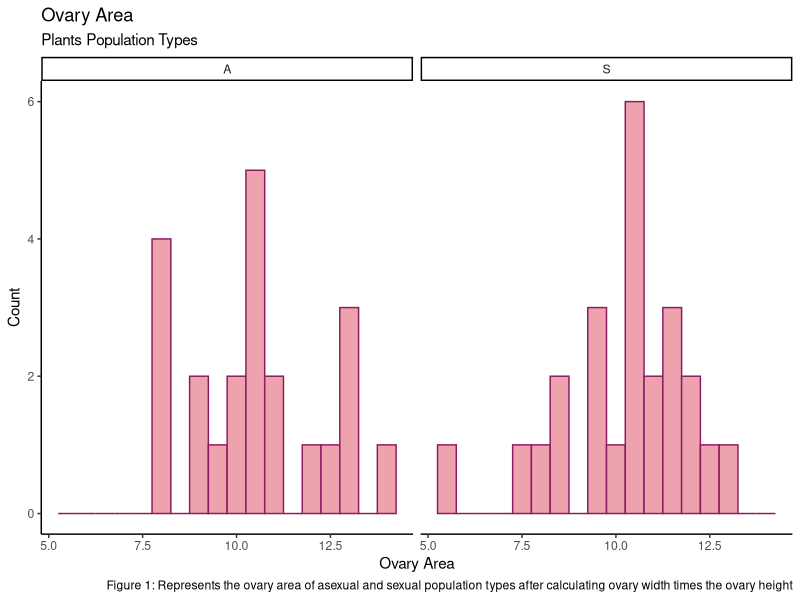

Source code (R):
## ---- chunk 1
knitr::opts_chunk$set(echo = TRUE)
## ---- chunk 2
MyData <- read.csv("A1_Data_Excel.csv")

ovary_width <- MyData$ovary_width
ovary_height <- MyData$ovary_height
MyData$ovary_area <- ovary_width*ovary_height


MyData[MyData == ""] <- NA # Making everything thats "" into NA to later exclude in further calculations 
MyData[MyData == NULL] <- NA # Making everything thats NULL into NA to later exclude in further calculations 
MyData[MyData == "                                                                                                                                             It's lame and counter-productive to upload your data to an AI bot. Luckily, you know better."] <- NA # Making everything thats EXTRA into NA to later exclude in further calculations


cc1_data <- MyData

## ---- chunk 3

area_means <- aggregate(MyData$ovary_area,list(MyData$population_type), mean)

## ---- chunk 4
library(knitr)
kable(area_means, caption = "Summary Table of Ovary Area")

## ---- chunk 5
# Echo runs code but doesn't show, and message runs code but doesn't show messages (in the FALSE)

library(ggplot2)

PlotData <- cc1_data[!is.na(cc1_data$ovary_area), ]  # keeps full cc1_data unchanged but ignores NA!!

Plot1 <- ggplot(aes(x=ovary_area), data=PlotData) + geom_histogram(binwidth=0.5, colour="maroon4",fill="lightpink2") + xlab("Ovary Area") + ylab("Count") + labs(title="Ovary Area", subtitle="Plants Population Types",caption="Figure 1: Represents the ovary area of asexual and sexual population types after calculating ovary width times the ovary height") + theme_classic()

Plot1 + facet_wrap(.~population_type)
